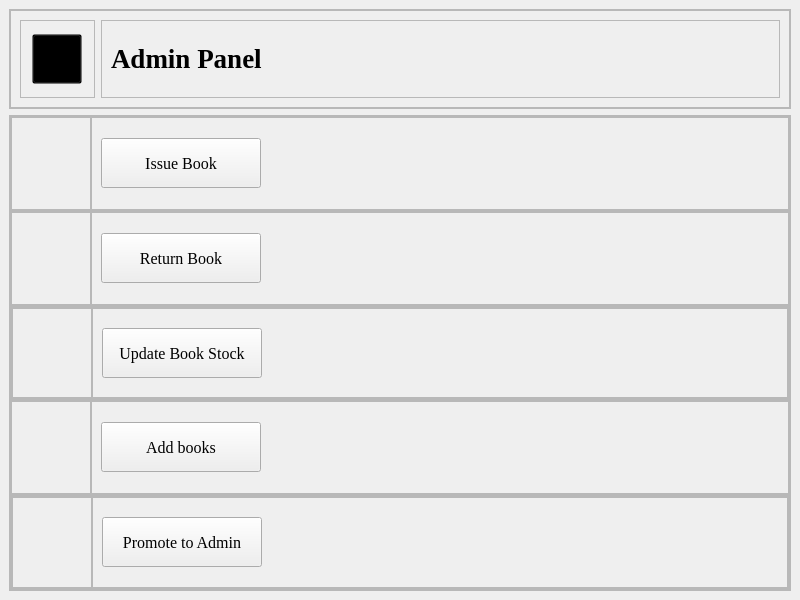
<?xml version="1.0" encoding="UTF-8"?>
<ui version="4.0">
 <class>adminpannel</class>
 <widget class="QMainWindow" name="adminpannel">
  <property name="geometry">
   <rect>
    <x>0</x>
    <y>0</y>
    <width>800</width>
    <height>600</height>
   </rect>
  </property>
  <property name="windowTitle">
   <string>MainWindow</string>
  </property>
  <widget class="QWidget" name="centralwidget">
   <layout class="QVBoxLayout" name="verticalLayout">
    <item>
     <widget class="QFrame" name="frame_title">
      <property name="maximumSize">
       <size>
        <width>16777215</width>
        <height>100</height>
       </size>
      </property>
      <property name="frameShape">
       <enum>QFrame::StyledPanel</enum>
      </property>
      <property name="frameShadow">
       <enum>QFrame::Raised</enum>
      </property>
      <layout class="QHBoxLayout" name="horizontalLayout">
       <property name="spacing">
        <number>0</number>
       </property>
       <property name="leftMargin">
        <number>0</number>
       </property>
       <property name="topMargin">
        <number>0</number>
       </property>
       <property name="rightMargin">
        <number>0</number>
       </property>
       <property name="bottomMargin">
        <number>0</number>
       </property>
       <item>
        <widget class="QFrame" name="frame_name">
         <property name="frameShape">
          <enum>QFrame::StyledPanel</enum>
         </property>
         <property name="frameShadow">
          <enum>QFrame::Raised</enum>
         </property>
         <layout class="QHBoxLayout" name="horizontalLayout_2">
          <item>
           <widget class="QFrame" name="frame_2">
            <property name="maximumSize">
             <size>
              <width>75</width>
              <height>16777215</height>
             </size>
            </property>
            <property name="frameShape">
             <enum>QFrame::StyledPanel</enum>
            </property>
            <property name="frameShadow">
             <enum>QFrame::Raised</enum>
            </property>
            <layout class="QHBoxLayout" name="horizontalLayout_3">
             <item>
              <widget class="QPushButton" name="pushButton">
               <property name="minimumSize">
                <size>
                 <width>50</width>
                 <height>50</height>
                </size>
               </property>
               <property name="maximumSize">
                <size>
                 <width>50</width>
                 <height>50</height>
                </size>
               </property>
               <property name="cursor">
                <cursorShape>PointingHandCursor</cursorShape>
               </property>
               <property name="styleSheet">
                <string notr="true">background:transparent;</string>
               </property>
               <property name="text">
                <string/>
               </property>
               <property name="icon">
                <iconset resource="Resource.qrc">
                 <normaloff>:/rec/drive-download-20221026T014232Z-001/001-home.png</normaloff>:/rec/drive-download-20221026T014232Z-001/001-home.png</iconset>
               </property>
               <property name="iconSize">
                <size>
                 <width>40</width>
                 <height>40</height>
                </size>
               </property>
              </widget>
             </item>
            </layout>
           </widget>
          </item>
          <item>
           <widget class="QFrame" name="frame">
            <property name="frameShape">
             <enum>QFrame::StyledPanel</enum>
            </property>
            <property name="frameShadow">
             <enum>QFrame::Raised</enum>
            </property>
            <layout class="QVBoxLayout" name="verticalLayout_8">
             <item>
              <widget class="QLabel" name="label_name">
               <property name="font">
                <font>
                 <family>Times New Roman</family>
                 <pointsize>24</pointsize>
                 <bold>true</bold>
                </font>
               </property>
               <property name="text">
                <string>&lt;html&gt;&lt;head/&gt;&lt;body&gt;&lt;p&gt;&lt;span style=&quot; font-size:20pt;&quot;&gt;Admin Panel&lt;/span&gt;&lt;/p&gt;&lt;/body&gt;&lt;/html&gt;</string>
               </property>
              </widget>
             </item>
            </layout>
           </widget>
          </item>
         </layout>
        </widget>
       </item>
      </layout>
     </widget>
    </item>
    <item>
     <widget class="QFrame" name="frame_body">
      <property name="frameShape">
       <enum>QFrame::StyledPanel</enum>
      </property>
      <property name="frameShadow">
       <enum>QFrame::Raised</enum>
      </property>
      <layout class="QVBoxLayout" name="verticalLayout_2">
       <property name="spacing">
        <number>0</number>
       </property>
       <property name="leftMargin">
        <number>0</number>
       </property>
       <property name="topMargin">
        <number>0</number>
       </property>
       <property name="rightMargin">
        <number>0</number>
       </property>
       <property name="bottomMargin">
        <number>0</number>
       </property>
       <item>
        <widget class="QFrame" name="frame_issuebook">
         <property name="frameShape">
          <enum>QFrame::StyledPanel</enum>
         </property>
         <property name="frameShadow">
          <enum>QFrame::Raised</enum>
         </property>
         <layout class="QHBoxLayout" name="horizontalLayout_4">
          <property name="spacing">
           <number>0</number>
          </property>
          <property name="leftMargin">
           <number>0</number>
          </property>
          <property name="topMargin">
           <number>0</number>
          </property>
          <property name="rightMargin">
           <number>0</number>
          </property>
          <property name="bottomMargin">
           <number>0</number>
          </property>
          <item>
           <widget class="QFrame" name="frame_issuebooklogo">
            <property name="maximumSize">
             <size>
              <width>80</width>
              <height>16777215</height>
             </size>
            </property>
            <property name="frameShape">
             <enum>QFrame::StyledPanel</enum>
            </property>
            <property name="frameShadow">
             <enum>QFrame::Raised</enum>
            </property>
            <layout class="QHBoxLayout" name="horizontalLayout_10">
             <item>
              <spacer name="horizontalSpacer">
               <property name="orientation">
                <enum>Qt::Horizontal</enum>
               </property>
               <property name="sizeHint" stdset="0">
                <size>
                 <width>40</width>
                 <height>20</height>
                </size>
               </property>
              </spacer>
             </item>
             <item>
              <widget class="QLabel" name="label_issuebook">
               <property name="maximumSize">
                <size>
                 <width>40</width>
                 <height>40</height>
                </size>
               </property>
               <property name="text">
                <string/>
               </property>
               <property name="pixmap">
                <pixmap resource="Resource.qrc">:/rec/drive-download-20221026T014232Z-001/issue.png</pixmap>
               </property>
               <property name="scaledContents">
                <bool>true</bool>
               </property>
              </widget>
             </item>
            </layout>
           </widget>
          </item>
          <item>
           <widget class="QFrame" name="frame_issuebooktxt">
            <property name="frameShape">
             <enum>QFrame::StyledPanel</enum>
            </property>
            <property name="frameShadow">
             <enum>QFrame::Raised</enum>
            </property>
            <layout class="QVBoxLayout" name="verticalLayout_3">
             <item>
              <widget class="QPushButton" name="pushButton_issuebook">
               <property name="maximumSize">
                <size>
                 <width>160</width>
                 <height>50</height>
                </size>
               </property>
               <property name="font">
                <font>
                 <family>Times New Roman</family>
                 <pointsize>12</pointsize>
                </font>
               </property>
               <property name="text">
                <string>Issue Book</string>
               </property>
              </widget>
             </item>
            </layout>
           </widget>
          </item>
         </layout>
        </widget>
       </item>
       <item>
        <widget class="QFrame" name="frame_returnbook">
         <property name="frameShape">
          <enum>QFrame::StyledPanel</enum>
         </property>
         <property name="frameShadow">
          <enum>QFrame::Raised</enum>
         </property>
         <layout class="QHBoxLayout" name="horizontalLayout_6">
          <property name="spacing">
           <number>0</number>
          </property>
          <property name="leftMargin">
           <number>0</number>
          </property>
          <property name="topMargin">
           <number>0</number>
          </property>
          <property name="rightMargin">
           <number>0</number>
          </property>
          <property name="bottomMargin">
           <number>0</number>
          </property>
          <item>
           <widget class="QFrame" name="frame_returnbooklogo">
            <property name="maximumSize">
             <size>
              <width>80</width>
              <height>16777215</height>
             </size>
            </property>
            <property name="frameShape">
             <enum>QFrame::StyledPanel</enum>
            </property>
            <property name="frameShadow">
             <enum>QFrame::Raised</enum>
            </property>
            <layout class="QHBoxLayout" name="horizontalLayout_9">
             <item>
              <spacer name="horizontalSpacer_2">
               <property name="orientation">
                <enum>Qt::Horizontal</enum>
               </property>
               <property name="sizeHint" stdset="0">
                <size>
                 <width>40</width>
                 <height>20</height>
                </size>
               </property>
              </spacer>
             </item>
             <item>
              <widget class="QLabel" name="label_returnbook">
               <property name="maximumSize">
                <size>
                 <width>40</width>
                 <height>40</height>
                </size>
               </property>
               <property name="text">
                <string/>
               </property>
               <property name="pixmap">
                <pixmap resource="Resource.qrc">:/rec/drive-download-20221026T014232Z-001/book-return.png</pixmap>
               </property>
               <property name="scaledContents">
                <bool>true</bool>
               </property>
              </widget>
             </item>
            </layout>
           </widget>
          </item>
          <item>
           <widget class="QFrame" name="frame_returnbooktxt">
            <property name="frameShape">
             <enum>QFrame::StyledPanel</enum>
            </property>
            <property name="frameShadow">
             <enum>QFrame::Raised</enum>
            </property>
            <layout class="QVBoxLayout" name="verticalLayout_4">
             <item>
              <widget class="QPushButton" name="pushButton_returnbook">
               <property name="maximumSize">
                <size>
                 <width>160</width>
                 <height>50</height>
                </size>
               </property>
               <property name="font">
                <font>
                 <family>Times New Roman</family>
                 <pointsize>12</pointsize>
                </font>
               </property>
               <property name="text">
                <string>Return Book</string>
               </property>
              </widget>
             </item>
            </layout>
           </widget>
          </item>
         </layout>
        </widget>
       </item>
       <item>
        <widget class="QFrame" name="frame_updatebook">
         <property name="frameShape">
          <enum>QFrame::StyledPanel</enum>
         </property>
         <property name="frameShadow">
          <enum>QFrame::Raised</enum>
         </property>
         <layout class="QHBoxLayout" name="horizontalLayout_13">
          <property name="spacing">
           <number>0</number>
          </property>
          <property name="leftMargin">
           <number>0</number>
          </property>
          <property name="topMargin">
           <number>0</number>
          </property>
          <property name="rightMargin">
           <number>0</number>
          </property>
          <property name="bottomMargin">
           <number>0</number>
          </property>
          <item>
           <widget class="QFrame" name="frame_updatebook1">
            <property name="frameShape">
             <enum>QFrame::StyledPanel</enum>
            </property>
            <property name="frameShadow">
             <enum>QFrame::Raised</enum>
            </property>
            <layout class="QHBoxLayout" name="horizontalLayout_14">
             <property name="spacing">
              <number>0</number>
             </property>
             <property name="leftMargin">
              <number>0</number>
             </property>
             <property name="topMargin">
              <number>0</number>
             </property>
             <property name="rightMargin">
              <number>0</number>
             </property>
             <property name="bottomMargin">
              <number>0</number>
             </property>
             <item>
              <widget class="QFrame" name="frame_updatebooklogo">
               <property name="maximumSize">
                <size>
                 <width>80</width>
                 <height>16777215</height>
                </size>
               </property>
               <property name="frameShape">
                <enum>QFrame::StyledPanel</enum>
               </property>
               <property name="frameShadow">
                <enum>QFrame::Raised</enum>
               </property>
               <layout class="QHBoxLayout" name="horizontalLayout_15">
                <item>
                 <spacer name="horizontalSpacer_5">
                  <property name="orientation">
                   <enum>Qt::Horizontal</enum>
                  </property>
                  <property name="sizeHint" stdset="0">
                   <size>
                    <width>40</width>
                    <height>20</height>
                   </size>
                  </property>
                 </spacer>
                </item>
                <item>
                 <widget class="QLabel" name="label_updatebook">
                  <property name="maximumSize">
                   <size>
                    <width>40</width>
                    <height>40</height>
                   </size>
                  </property>
                  <property name="text">
                   <string/>
                  </property>
                  <property name="pixmap">
                   <pixmap resource="Resource.qrc">:/rec/drive-download-20221026T014232Z-001/updatebook.png</pixmap>
                  </property>
                  <property name="scaledContents">
                   <bool>true</bool>
                  </property>
                 </widget>
                </item>
               </layout>
              </widget>
             </item>
             <item>
              <widget class="QFrame" name="frame_updatebooktxt">
               <property name="frameShape">
                <enum>QFrame::StyledPanel</enum>
               </property>
               <property name="frameShadow">
                <enum>QFrame::Raised</enum>
               </property>
               <layout class="QVBoxLayout" name="verticalLayout_7">
                <item>
                 <widget class="QPushButton" name="pushButton_updatebook">
                  <property name="maximumSize">
                   <size>
                    <width>160</width>
                    <height>50</height>
                   </size>
                  </property>
                  <property name="font">
                   <font>
                    <family>Times New Roman</family>
                    <pointsize>12</pointsize>
                   </font>
                  </property>
                  <property name="text">
                   <string>Update Book Stock</string>
                  </property>
                 </widget>
                </item>
               </layout>
              </widget>
             </item>
            </layout>
           </widget>
          </item>
         </layout>
        </widget>
       </item>
       <item>
        <widget class="QFrame" name="frame_addbooks">
         <property name="frameShape">
          <enum>QFrame::StyledPanel</enum>
         </property>
         <property name="frameShadow">
          <enum>QFrame::Raised</enum>
         </property>
         <layout class="QHBoxLayout" name="horizontalLayout_7">
          <property name="spacing">
           <number>0</number>
          </property>
          <property name="leftMargin">
           <number>0</number>
          </property>
          <property name="topMargin">
           <number>0</number>
          </property>
          <property name="rightMargin">
           <number>0</number>
          </property>
          <property name="bottomMargin">
           <number>0</number>
          </property>
          <item>
           <widget class="QFrame" name="frame_addbookslogo">
            <property name="maximumSize">
             <size>
              <width>80</width>
              <height>16777215</height>
             </size>
            </property>
            <property name="frameShape">
             <enum>QFrame::StyledPanel</enum>
            </property>
            <property name="frameShadow">
             <enum>QFrame::Raised</enum>
            </property>
            <layout class="QHBoxLayout" name="horizontalLayout_8">
             <item>
              <spacer name="horizontalSpacer_3">
               <property name="orientation">
                <enum>Qt::Horizontal</enum>
               </property>
               <property name="sizeHint" stdset="0">
                <size>
                 <width>40</width>
                 <height>20</height>
                </size>
               </property>
              </spacer>
             </item>
             <item>
              <widget class="QLabel" name="label_addbooks">
               <property name="maximumSize">
                <size>
                 <width>40</width>
                 <height>40</height>
                </size>
               </property>
               <property name="text">
                <string/>
               </property>
               <property name="pixmap">
                <pixmap resource="Resource.qrc">:/rec/drive-download-20221026T014232Z-001/addbook.png</pixmap>
               </property>
               <property name="scaledContents">
                <bool>true</bool>
               </property>
              </widget>
             </item>
            </layout>
           </widget>
          </item>
          <item>
           <widget class="QFrame" name="frame_addbooktxt">
            <property name="frameShape">
             <enum>QFrame::StyledPanel</enum>
            </property>
            <property name="frameShadow">
             <enum>QFrame::Raised</enum>
            </property>
            <layout class="QVBoxLayout" name="verticalLayout_5">
             <item>
              <widget class="QPushButton" name="pushButton_addbook">
               <property name="maximumSize">
                <size>
                 <width>160</width>
                 <height>50</height>
                </size>
               </property>
               <property name="font">
                <font>
                 <family>Times New Roman</family>
                 <pointsize>12</pointsize>
                </font>
               </property>
               <property name="text">
                <string>Add books</string>
               </property>
              </widget>
             </item>
            </layout>
           </widget>
          </item>
         </layout>
        </widget>
       </item>
       <item>
        <widget class="QFrame" name="frame_promote">
         <property name="frameShape">
          <enum>QFrame::StyledPanel</enum>
         </property>
         <property name="frameShadow">
          <enum>QFrame::Raised</enum>
         </property>
         <layout class="QHBoxLayout" name="horizontalLayout_5">
          <property name="spacing">
           <number>0</number>
          </property>
          <property name="leftMargin">
           <number>0</number>
          </property>
          <property name="topMargin">
           <number>0</number>
          </property>
          <property name="rightMargin">
           <number>0</number>
          </property>
          <property name="bottomMargin">
           <number>0</number>
          </property>
          <item>
           <widget class="QFrame" name="frame_promote_2">
            <property name="frameShape">
             <enum>QFrame::StyledPanel</enum>
            </property>
            <property name="frameShadow">
             <enum>QFrame::Raised</enum>
            </property>
            <layout class="QHBoxLayout" name="horizontalLayout_11">
             <property name="spacing">
              <number>0</number>
             </property>
             <property name="leftMargin">
              <number>0</number>
             </property>
             <property name="topMargin">
              <number>0</number>
             </property>
             <property name="rightMargin">
              <number>0</number>
             </property>
             <property name="bottomMargin">
              <number>0</number>
             </property>
             <item>
              <widget class="QFrame" name="frame_promotelogo">
               <property name="maximumSize">
                <size>
                 <width>80</width>
                 <height>16777215</height>
                </size>
               </property>
               <property name="frameShape">
                <enum>QFrame::StyledPanel</enum>
               </property>
               <property name="frameShadow">
                <enum>QFrame::Raised</enum>
               </property>
               <layout class="QHBoxLayout" name="horizontalLayout_12">
                <item>
                 <spacer name="horizontalSpacer_4">
                  <property name="orientation">
                   <enum>Qt::Horizontal</enum>
                  </property>
                  <property name="sizeHint" stdset="0">
                   <size>
                    <width>40</width>
                    <height>20</height>
                   </size>
                  </property>
                 </spacer>
                </item>
                <item>
                 <widget class="QLabel" name="label_promote">
                  <property name="maximumSize">
                   <size>
                    <width>40</width>
                    <height>40</height>
                   </size>
                  </property>
                  <property name="text">
                   <string/>
                  </property>
                  <property name="pixmap">
                   <pixmap resource="Resource.qrc">:/rec/drive-download-20221026T014232Z-001/promote.png</pixmap>
                  </property>
                  <property name="scaledContents">
                   <bool>true</bool>
                  </property>
                 </widget>
                </item>
               </layout>
              </widget>
             </item>
             <item>
              <widget class="QFrame" name="frame_promotetxt">
               <property name="frameShape">
                <enum>QFrame::StyledPanel</enum>
               </property>
               <property name="frameShadow">
                <enum>QFrame::Raised</enum>
               </property>
               <layout class="QVBoxLayout" name="verticalLayout_6">
                <item>
                 <widget class="QPushButton" name="pushButton_promote">
                  <property name="maximumSize">
                   <size>
                    <width>160</width>
                    <height>50</height>
                   </size>
                  </property>
                  <property name="font">
                   <font>
                    <family>Times New Roman</family>
                    <pointsize>12</pointsize>
                   </font>
                  </property>
                  <property name="text">
                   <string>Promote to Admin</string>
                  </property>
                 </widget>
                </item>
               </layout>
              </widget>
             </item>
            </layout>
           </widget>
          </item>
         </layout>
        </widget>
       </item>
      </layout>
     </widget>
    </item>
   </layout>
  </widget>
 </widget>
 <resources>
  <include location="Resource.qrc"/>
 </resources>
 <connections/>
</ui>
